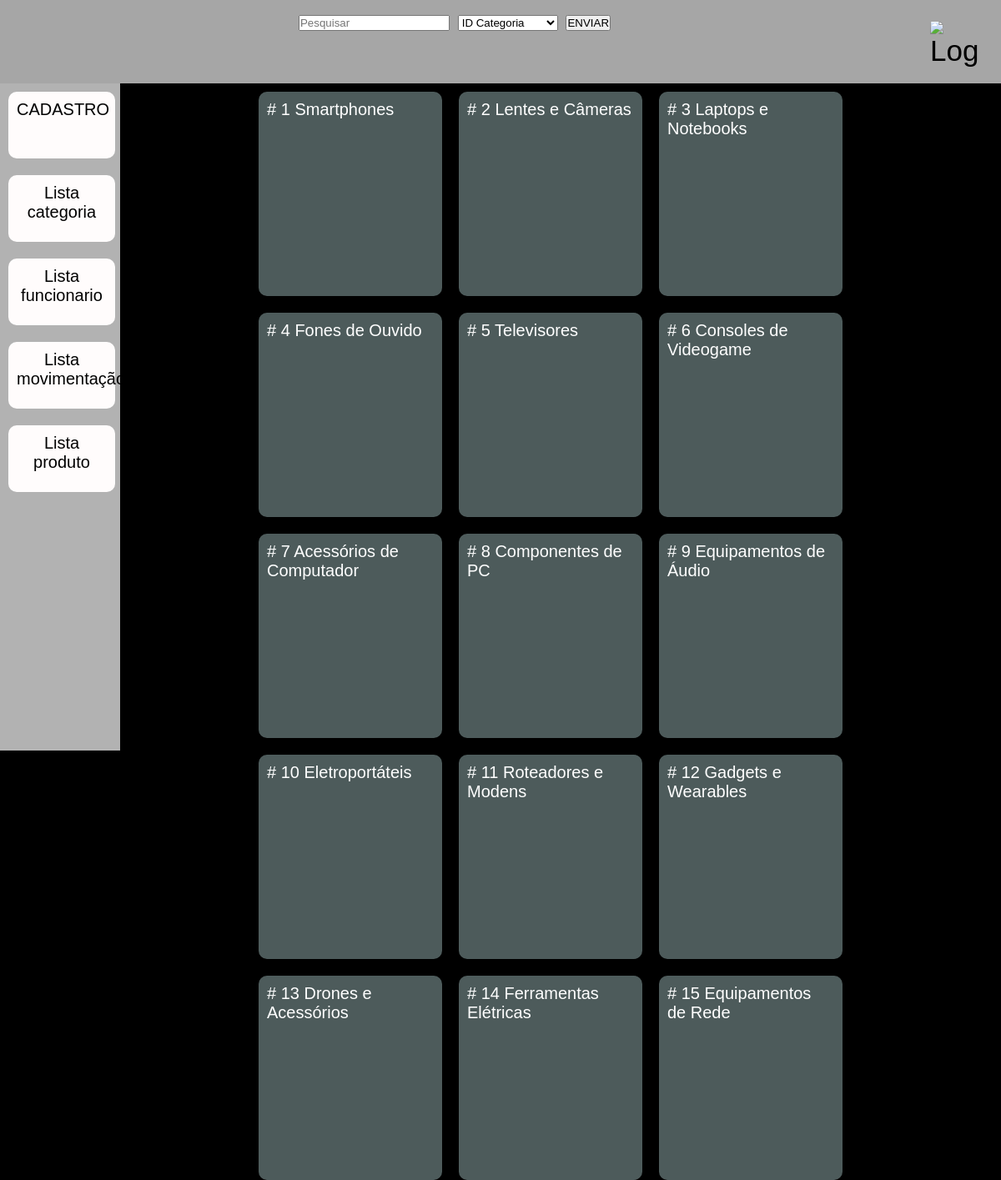
Screenshot of /categoria with the database file from the repository.
### models.py (models this page shows, shortened)
class Categoria(Base):
    __tablename__ = 'categorias'
    ID_categoria = Column(Integer, primary_key=True)
    nome_cat = Column(String(40), nullable=False, index=True)
    def serialize_categoria(self):
        dados_categoria = {
            'ID_categoria': self.ID_categoria,
            'nome_cat': self.nome_cat,
        }
        return dados_categoria

### app.py (the view)
@app.route('/categoria', methods=['GET', 'POST'])
def categorias_func():
    lista_categoria = select(Categoria).select_from(Categoria)
    lista_categoria = db_session.execute(lista_categoria).scalars()
    resultado = []
    print(lista_categoria)
    for cat in lista_categoria:
        resultado.append(cat.serialize_categoria())
    dicion = dicionario_colunas_categoria()
    return render_template('lista_categoria.html',
                           var_categoria=resultado,
                           class_=Categoria,
                           pesquisa=False,
                           numero_resultados=len(resultado),
                           dicio=dicion)

### app.py (called while the page is built)
def dicionario_colunas_categoria():
    dicion = {
        "ID_categoria": "ID Categoria",
        "nome_cat": "Nome Categoria"
    }
    return dicion

### templates/lista_categoria.html (shortened to what this page needs)
{% extends 'templates-barra-de-pesquisa.html' %}
{% block conteudo %}
    {% for categoria in var_categoria %}
        <div class="card">
            <p># {{ categoria.ID_categoria }} {{ categoria.nome_cat }}</p>
        </div>
    {% endfor%}
{% endblock %}

### static/templates.css (style rules this page uses)
* { margin: 0; padding: 0; }
body, html { height: 100vh; font-family: "Franklin Gothic Heavy", sans-serif; font-size: 20px; background-color: #000000; }
.card { background-color: #4d5b5b; height: 225px; width: 200px; border-radius: 10px; margin: 10px; font-size: 20px; padding: 10px; font-family: Bahnschrift, sans-serif; float: left; }

### rows the page displays
Categoria: ID_categoria "1", nome_cat "Smartphones"
Categoria: ID_categoria "2", nome_cat "Lentes e Câmeras"
Categoria: ID_categoria "3", nome_cat "Laptops e Notebooks"
Categoria: ID_categoria "4", nome_cat "Fones de Ouvido"
Categoria: ID_categoria "5", nome_cat "Televisores"
Categoria: ID_categoria "6", nome_cat "Consoles de Videogame"
Categoria: ID_categoria "7", nome_cat "Acessórios de Computador"
Categoria: ID_categoria "8", nome_cat "Componentes de PC"
Categoria: ID_categoria "9", nome_cat "Equipamentos de Áudio"
Categoria: ID_categoria "10", nome_cat "Eletroportáteis"
Categoria: ID_categoria "11", nome_cat "Roteadores e Modens"
Categoria: ID_categoria "12", nome_cat "Gadgets e Wearables"
Categoria: ID_categoria "13", nome_cat "Drones e Acessórios"
Categoria: ID_categoria "14", nome_cat "Ferramentas Elétricas"
Categoria: ID_categoria "15", nome_cat "Equipamentos de Rede"

### other values shown
form field campo "ID Categoria"
